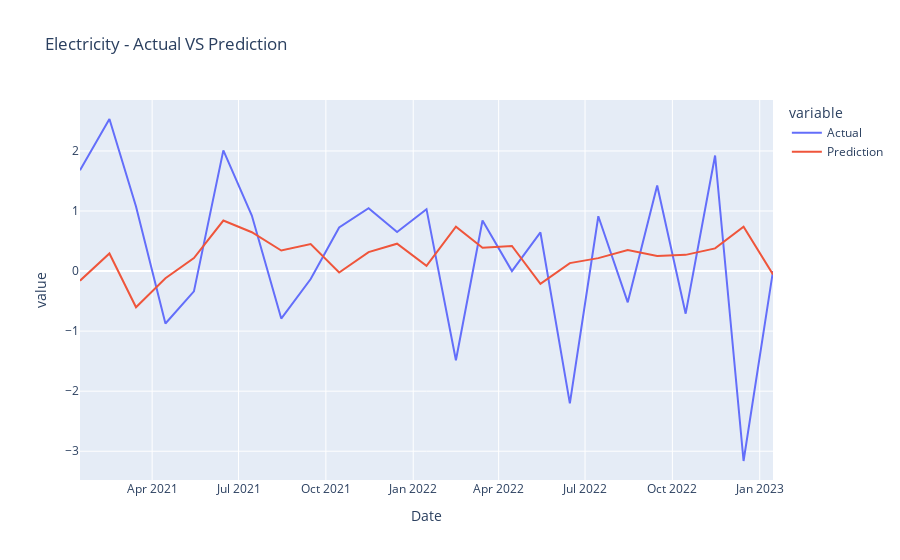
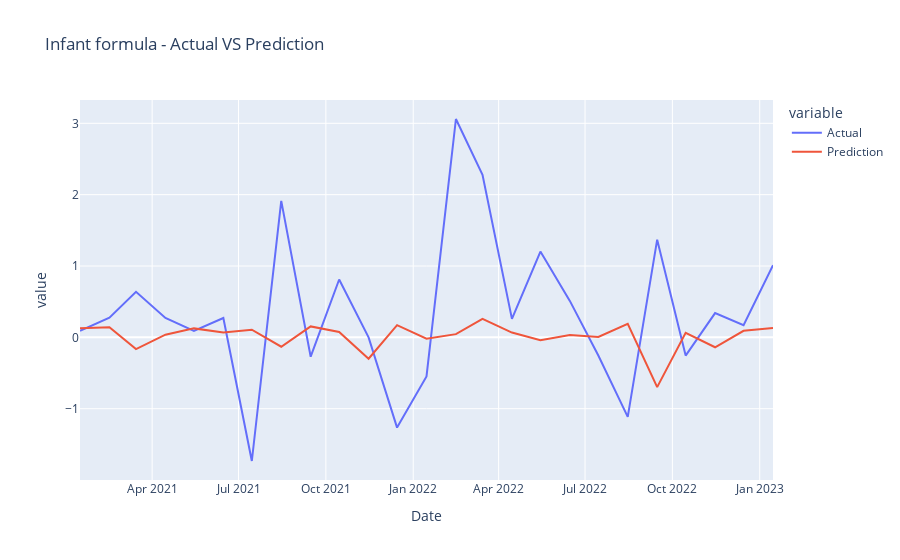
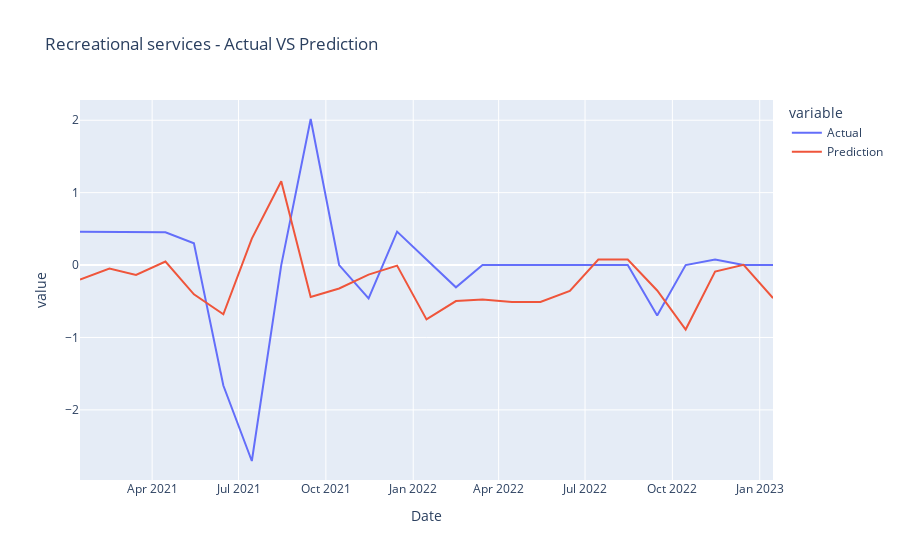
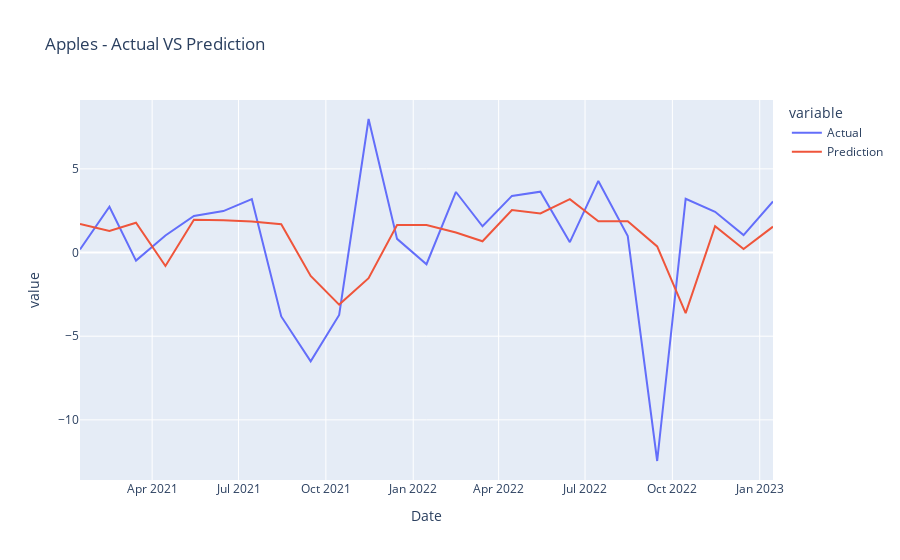

Source (notebook cell) for these figures, in order:
### Code cell
plot_results(all_data_test_dict, all_categories)

### Figure 1 — Plotly figure (JSON) as saved in the notebook; plotly's stock layout.template omitted (floating-point values rounded to 4 significant figures)
{"data": [{"hovertemplate": "variable=Actual<br>Date=%{x}<br>value=%{y}<extra></extra>", "legendgroup": "Actual", "line": {"color": "#636efa", "dash": "solid"}, "marker": {"symbol": "circle"}, "mode": "lines", "name": "Actual", "orientation": "v", "showlegend": true, "type": "scatter", "x": ["2021-01-15", "2021-02-15", "2021-03-15", "2021-04-15", "2021-05-15", "2021-06-15", "2021-07-15", "2021-08-15", "2021-09-15", "2021-10-15", "2021-11-15", "2021-12-15", "2022-01-15", "2022-02-15", "2022-03-15", "2022-04-15", "2022-05-15", "2022-06-15", "2022-07-15", "2022-08-15", "2022-09-15", "2022-10-15", "2022-11-15", "2022-12-15", "2023-01-15"], "xaxis": "x", "y": [1.677, 2.532, 1.075, -0.8728, -0.3377, 2.009, 0.9241, -0.7916, -0.1325, 0.7268, 1.048, 0.6494, 1.03, -1.484, 0.8417, 0, 0.6427, -2.202, 0.9127, -0.5205, 1.425, -0.7099, 1.924, -3.163, 0], "yaxis": "y"}, {"hovertemplate": "variable=Prediction<br>Date=%{x}<br>value=%{y}<extra></extra>", "legendgroup": "Prediction", "line": {"color": "#EF553B", "dash": "solid"}, "marker": {"symbol": "circle"}, "mode": "lines", "name": "Prediction", "orientation": "v", "showlegend": true, "type": "scatter", "x": ["2021-01-15", "2021-02-15", "2021-03-15", "2021-04-15", "2021-05-15", "2021-06-15", "2021-07-15", "2021-08-15", "2021-09-15", "2021-10-15", "2021-11-15", "2021-12-15", "2022-01-15", "2022-02-15", "2022-03-15", "2022-04-15", "2022-05-15", "2022-06-15", "2022-07-15", "2022-08-15", "2022-09-15", "2022-10-15", "2022-11-15", "2022-12-15", "2023-01-15"], "xaxis": "x", "y": [-0.1598, 0.2921, -0.6027, -0.1204, 0.2168, 0.8411, 0.6467, 0.3415, 0.4499, -0.0251, 0.3154, 0.4552, 0.08707, 0.7389, 0.3874, 0.4171, -0.2137, 0.1321, 0.2155, 0.3497, 0.2509, 0.2694, 0.3776, 0.7382, -0.05713], "yaxis": "y"}], "layout": {"legend": {"title": {"text": "variable"}, "tracegroupgap": 0}, "title": {"text": "Electricity - Actual VS Prediction"}, "xaxis": {"anchor": "y", "domain": [0, 1], "title": {"text": "Date"}}, "yaxis": {"anchor": "x", "domain": [0, 1], "title": {"text": "value"}}}}

### Figure 2 — Plotly figure (JSON) as saved in the notebook; plotly's stock layout.template omitted (floating-point values rounded to 4 significant figures)
{"data": [{"hovertemplate": "variable=Actual<br>Date=%{x}<br>value=%{y}<extra></extra>", "legendgroup": "Actual", "line": {"color": "#636efa", "dash": "solid"}, "marker": {"symbol": "circle"}, "mode": "lines", "name": "Actual", "orientation": "v", "showlegend": true, "type": "scatter", "x": ["2021-01-15", "2021-02-15", "2021-03-15", "2021-04-15", "2021-05-15", "2021-06-15", "2021-07-15", "2021-08-15", "2021-09-15", "2021-10-15", "2021-11-15", "2021-12-15", "2022-01-15", "2022-02-15", "2022-03-15", "2022-04-15", "2022-05-15", "2022-06-15", "2022-07-15", "2022-08-15", "2022-09-15", "2022-10-15", "2022-11-15", "2022-12-15", "2023-01-15"], "xaxis": "x", "y": [0.09187, 0.2751, 0.639, 0.2726, 0.0907, 0.2716, -1.733, 1.913, -0.2711, 0.8112, 0, -1.265, -0.5469, 3.061, 2.279, 0.2596, 1.203, 0.5111, -0.2552, -1.114, 1.369, -0.2552, 0.3401, 0.1696, 1.012], "yaxis": "y"}, {"hovertemplate": "variable=Prediction<br>Date=%{x}<br>value=%{y}<extra></extra>", "legendgroup": "Prediction", "line": {"color": "#EF553B", "dash": "solid"}, "marker": {"symbol": "circle"}, "mode": "lines", "name": "Prediction", "orientation": "v", "showlegend": true, "type": "scatter", "x": ["2021-01-15", "2021-02-15", "2021-03-15", "2021-04-15", "2021-05-15", "2021-06-15", "2021-07-15", "2021-08-15", "2021-09-15", "2021-10-15", "2021-11-15", "2021-12-15", "2022-01-15", "2022-02-15", "2022-03-15", "2022-04-15", "2022-05-15", "2022-06-15", "2022-07-15", "2022-08-15", "2022-09-15", "2022-10-15", "2022-11-15", "2022-12-15", "2023-01-15"], "xaxis": "x", "y": [0.1261, 0.1405, -0.1637, 0.03765, 0.1257, 0.06663, 0.1073, -0.1308, 0.1534, 0.07597, -0.2992, 0.1716, -0.01803, 0.04487, 0.2601, 0.06761, -0.04115, 0.03358, 0.006714, 0.1892, -0.6974, 0.06383, -0.1386, 0.09155, 0.1313], "yaxis": "y"}], "layout": {"legend": {"title": {"text": "variable"}, "tracegroupgap": 0}, "title": {"text": "Infant formula - Actual VS Prediction"}, "xaxis": {"anchor": "y", "domain": [0, 1], "title": {"text": "Date"}}, "yaxis": {"anchor": "x", "domain": [0, 1], "title": {"text": "value"}}}}

### Figure 3 — Plotly figure (JSON) as saved in the notebook; plotly's stock layout.template omitted (floating-point values rounded to 4 significant figures)
{"data": [{"hovertemplate": "variable=Actual<br>Date=%{x}<br>value=%{y}<extra></extra>", "legendgroup": "Actual", "line": {"color": "#636efa", "dash": "solid"}, "marker": {"symbol": "circle"}, "mode": "lines", "name": "Actual", "orientation": "v", "showlegend": true, "type": "scatter", "x": ["2021-01-15", "2021-02-15", "2021-03-15", "2021-04-15", "2021-05-15", "2021-06-15", "2021-07-15", "2021-08-15", "2021-09-15", "2021-10-15", "2021-11-15", "2021-12-15", "2022-01-15", "2022-02-15", "2022-03-15", "2022-04-15", "2022-05-15", "2022-06-15", "2022-07-15", "2022-08-15", "2022-09-15", "2022-10-15", "2022-11-15", "2022-12-15", "2023-01-15"], "xaxis": "x", "y": [0.4587, 0.4566, 0.4545, 0.4525, 0.3005, -1.664, -2.706, 0, 2.017, 0, -0.4619, 0.4619, 0.07678, -0.3075, 0, 0, 0, 0, 0, 0, -0.6953, 0, 0.07749, 0, 0], "yaxis": "y"}, {"hovertemplate": "variable=Prediction<br>Date=%{x}<br>value=%{y}<extra></extra>", "legendgroup": "Prediction", "line": {"color": "#EF553B", "dash": "solid"}, "marker": {"symbol": "circle"}, "mode": "lines", "name": "Prediction", "orientation": "v", "showlegend": true, "type": "scatter", "x": ["2021-01-15", "2021-02-15", "2021-03-15", "2021-04-15", "2021-05-15", "2021-06-15", "2021-07-15", "2021-08-15", "2021-09-15", "2021-10-15", "2021-11-15", "2021-12-15", "2022-01-15", "2022-02-15", "2022-03-15", "2022-04-15", "2022-05-15", "2022-06-15", "2022-07-15", "2022-08-15", "2022-09-15", "2022-10-15", "2022-11-15", "2022-12-15", "2023-01-15"], "xaxis": "x", "y": [-0.1994, -0.04959, -0.1369, 0.04793, -0.4045, -0.6799, 0.3662, 1.157, -0.4418, -0.3231, -0.1313, -0.007829, -0.7506, -0.4969, -0.4742, -0.5087, -0.5093, -0.3576, 0.07528, 0.07719, -0.3508, -0.8902, -0.08939, 0.003147, -0.4568], "yaxis": "y"}], "layout": {"legend": {"title": {"text": "variable"}, "tracegroupgap": 0}, "title": {"text": "Recreational services - Actual VS Prediction"}, "xaxis": {"anchor": "y", "domain": [0, 1], "title": {"text": "Date"}}, "yaxis": {"anchor": "x", "domain": [0, 1], "title": {"text": "value"}}}}

### Figure 4 — Plotly figure (JSON) as saved in the notebook; plotly's stock layout.template omitted (floating-point values rounded to 4 significant figures)
{"data": [{"hovertemplate": "variable=Actual<br>Date=%{x}<br>value=%{y}<extra></extra>", "legendgroup": "Actual", "line": {"color": "#636efa", "dash": "solid"}, "marker": {"symbol": "circle"}, "mode": "lines", "name": "Actual", "orientation": "v", "showlegend": true, "type": "scatter", "x": ["2021-01-15", "2021-02-15", "2021-03-15", "2021-04-15", "2021-05-15", "2021-06-15", "2021-07-15", "2021-08-15", "2021-09-15", "2021-10-15", "2021-11-15", "2021-12-15", "2022-01-15", "2022-02-15", "2022-03-15", "2022-04-15", "2022-05-15", "2022-06-15", "2022-07-15", "2022-08-15", "2022-09-15", "2022-10-15", "2022-11-15", "2022-12-15", "2023-01-15"], "xaxis": "x", "y": [0.1849, 2.733, -0.4805, 1.018, 2.181, 2.476, 3.191, -3.819, -6.503, -3.734, 7.98, 0.8163, -0.6993, 3.618, 1.567, 3.385, 3.637, 0.6192, 4.28, 0.9809, -12.46, 3.209, 2.433, 1.04, 3.055], "yaxis": "y"}, {"hovertemplate": "variable=Prediction<br>Date=%{x}<br>value=%{y}<extra></extra>", "legendgroup": "Prediction", "line": {"color": "#EF553B", "dash": "solid"}, "marker": {"symbol": "circle"}, "mode": "lines", "name": "Prediction", "orientation": "v", "showlegend": true, "type": "scatter", "x": ["2021-01-15", "2021-02-15", "2021-03-15", "2021-04-15", "2021-05-15", "2021-06-15", "2021-07-15", "2021-08-15", "2021-09-15", "2021-10-15", "2021-11-15", "2021-12-15", "2022-01-15", "2022-02-15", "2022-03-15", "2022-04-15", "2022-05-15", "2022-06-15", "2022-07-15", "2022-08-15", "2022-09-15", "2022-10-15", "2022-11-15", "2022-12-15", "2023-01-15"], "xaxis": "x", "y": [1.709, 1.287, 1.782, -0.803, 1.964, 1.933, 1.854, 1.692, -1.397, -3.111, -1.531, 1.646, 1.641, 1.194, 0.6731, 2.545, 2.333, 3.194, 1.868, 1.865, 0.3616, -3.62, 1.57, 0.2131, 1.548], "yaxis": "y"}], "layout": {"legend": {"title": {"text": "variable"}, "tracegroupgap": 0}, "title": {"text": "Apples - Actual VS Prediction"}, "xaxis": {"anchor": "y", "domain": [0, 1], "title": {"text": "Date"}}, "yaxis": {"anchor": "x", "domain": [0, 1], "title": {"text": "value"}}}}
